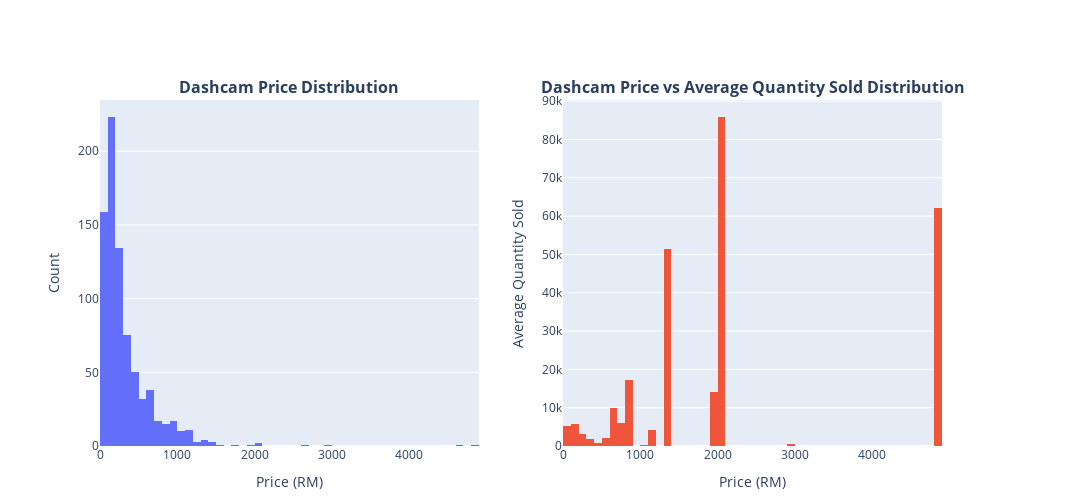

Source (notebook cell):
### Code cell
# Dashboard
dashfig1_2 = make_subplots(
    rows=1, cols=2,
    subplot_titles=("<b>Dashcam Price Distribution</b>",
                    "<b>Dashcam Price vs Average Quantity Sold Distribution</b>"))

dashfig1_2.add_trace(go.Histogram(x=df_800['original_price_RM'],
                                  nbinsx=64,
                                  showlegend=False),
                                  row=1,
                                  col=1)
dashfig1_2.add_trace(go.Histogram(histfunc='avg',
                                  x=df_800['original_price_RM'],
                                  y=df['quantity_sold'],
                                  nbinsx=64,
                                  showlegend=False),
                                  row=1,
                                  col=2)

dashfig1_2.update_layout(autosize=False,
                      width=1200,
                      height=500,
                      margin=dict(l=100, r=150, b=50, t=100))

dashfig1_2.update_xaxes(title_text="Price (RM)", row=1, col=1)
dashfig1_2.update_xaxes(title_text='Price (RM)', row=1, col=2)

dashfig1_2.update_yaxes(title_text="Count", row=1, col=1)
dashfig1_2.update_yaxes(title_text="Average Quantity Sold", row=1, col=2)

dashfig1_2.show()

### Figure 1 — Plotly figure (JSON) as saved in the notebook; plotly's stock layout.template omitted (floating-point values rounded to 4 significant figures; data arrays with more than 128 entries replaced by an {"elided": "..."} marker saying what was removed)
{"data": [{"nbinsx": 64, "showlegend": false, "type": "histogram", "x": {"elided": "800 float values"}, "xaxis": "x", "yaxis": "y"}, {"histfunc": "avg", "nbinsx": 64, "showlegend": false, "type": "histogram", "x": {"elided": "800 float values"}, "xaxis": "x2", "y": {"elided": "1600 int values"}, "yaxis": "y2"}], "layout": {"annotations": [{"font": {"size": 16}, "showarrow": false, "text": "<b>Dashcam Price Distribution</b>", "x": 0.225, "xanchor": "center", "xref": "paper", "y": 1, "yanchor": "bottom", "yref": "paper"}, {"font": {"size": 16}, "showarrow": false, "text": "<b>Dashcam Price vs Average Quantity Sold Distribution</b>", "x": 0.775, "xanchor": "center", "xref": "paper", "y": 1, "yanchor": "bottom", "yref": "paper"}], "autosize": false, "height": 500, "margin": {"b": 50, "l": 100, "r": 150, "t": 100}, "width": 1200, "xaxis": {"anchor": "y", "domain": [0, 0.45], "title": {"text": "Price (RM)"}}, "xaxis2": {"anchor": "y2", "domain": [0.55, 1], "title": {"text": "Price (RM)"}}, "yaxis": {"anchor": "x", "domain": [0, 1], "title": {"text": "Count"}}, "yaxis2": {"anchor": "x2", "domain": [0, 1], "title": {"text": "Average Quantity Sold"}}}}
